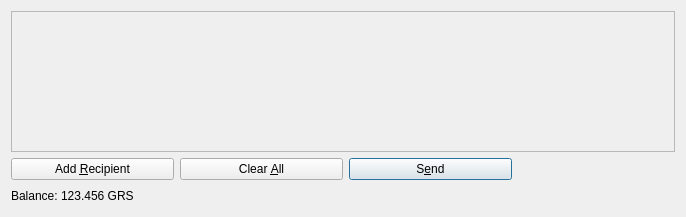
<?xml version="1.0" encoding="UTF-8"?>
<ui version="4.0">
 <class>SendCoinsDialog</class>
 <widget class="QDialog" name="SendCoinsDialog">
  <property name="geometry">
   <rect>
    <x>0</x>
    <y>0</y>
    <width>686</width>
    <height>217</height>
   </rect>
  </property>
  <property name="windowTitle">
   <string>Send Coins</string>
  </property>
  <layout class="QVBoxLayout" name="verticalLayout">
   <item>
    <widget class="QScrollArea" name="scrollArea">
     <property name="widgetResizable">
      <bool>true</bool>
     </property>
     <widget class="QWidget" name="scrollAreaWidgetContents">
      <property name="geometry">
       <rect>
        <x>0</x>
        <y>0</y>
        <width>666</width>
        <height>138</height>
       </rect>
      </property>
      <layout class="QVBoxLayout" name="verticalLayout_2">
       <property name="leftMargin">
        <number>0</number>
       </property>
       <property name="topMargin">
        <number>0</number>
       </property>
       <property name="rightMargin">
        <number>0</number>
       </property>
       <property name="bottomMargin">
        <number>0</number>
       </property>
       <item>
        <layout class="QVBoxLayout" name="entries">
         <property name="spacing">
          <number>6</number>
         </property>
        </layout>
       </item>
       <item>
        <spacer name="verticalSpacer">
         <property name="orientation">
          <enum>Qt::Vertical</enum>
         </property>
         <property name="sizeHint" stdset="0">
          <size>
           <width>20</width>
           <height>40</height>
          </size>
         </property>
        </spacer>
       </item>
      </layout>
     </widget>
    </widget>
   </item>
   <item>
    <layout class="QHBoxLayout" name="horizontalLayout">
     <item>
      <widget class="QPushButton" name="addButton">
       <property name="sizePolicy">
        <sizepolicy hsizetype="Expanding" vsizetype="Fixed">
         <horstretch>0</horstretch>
         <verstretch>0</verstretch>
        </sizepolicy>
       </property>
       <property name="toolTip">
        <string>Send to multiple recipients at once</string>
       </property>
       <property name="text">
        <string>Add &amp;Recipient</string>
       </property>
       <property name="autoDefault">
        <bool>false</bool>
       </property>
      </widget>
     </item>
     <item>
      <widget class="QPushButton" name="clearButton">
       <property name="sizePolicy">
        <sizepolicy hsizetype="Expanding" vsizetype="Fixed">
         <horstretch>0</horstretch>
         <verstretch>0</verstretch>
        </sizepolicy>
       </property>
       <property name="toolTip">
        <string>Remove all transaction fields</string>
       </property>
       <property name="text">
        <string>Clear &amp;All</string>
       </property>
       <property name="autoRepeatDelay">
        <number>300</number>
       </property>
       <property name="autoDefault">
        <bool>false</bool>
       </property>
      </widget>
     </item>
     <item>
      <widget class="QPushButton" name="sendButton">
       <property name="sizePolicy">
        <sizepolicy hsizetype="Expanding" vsizetype="Fixed">
         <horstretch>0</horstretch>
         <verstretch>0</verstretch>
        </sizepolicy>
       </property>
       <property name="minimumSize">
        <size>
         <width>150</width>
         <height>0</height>
        </size>
       </property>
       <property name="toolTip">
        <string>Confirm the send action</string>
       </property>
       <property name="text">
        <string>S&amp;end</string>
       </property>
       <property name="default">
        <bool>true</bool>
       </property>
      </widget>
     </item>
     <item>
      <spacer name="horizontalSpacer">
       <property name="orientation">
        <enum>Qt::Horizontal</enum>
       </property>
       <property name="sizeHint" stdset="0">
        <size>
         <width>40</width>
         <height>20</height>
        </size>
       </property>
      </spacer>
     </item>
    </layout>
   </item>
   <item>
    <layout class="QHBoxLayout" name="horizontalLayout_2">
     <property name="spacing">
      <number>3</number>
     </property>
     <item>
      <widget class="QLabel" name="label">
       <property name="text">
        <string>Balance:</string>
       </property>
      </widget>
     </item>
     <item>
      <widget class="QLabel" name="labelBalance">
       <property name="cursor">
        <cursorShape>IBeamCursor</cursorShape>
       </property>
       <property name="text">
        <string>123.456 GRS</string>
       </property>
       <property name="textInteractionFlags">
        <set>Qt::LinksAccessibleByMouse|Qt::TextSelectableByKeyboard|Qt::TextSelectableByMouse</set>
       </property>
      </widget>
     </item>
     <item>
      <spacer name="horizontalSpacer_2">
       <property name="orientation">
        <enum>Qt::Horizontal</enum>
       </property>
       <property name="sizeHint" stdset="0">
        <size>
         <width>40</width>
         <height>20</height>
        </size>
       </property>
      </spacer>
     </item>
    </layout>
   </item>
  </layout>
 </widget>
 <resources/>
 <connections/>
</ui>
